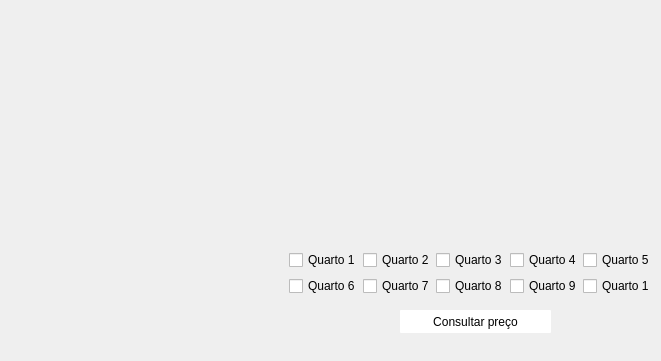
<?xml version="1.0" encoding="UTF-8"?>
<ui version="4.0">
 <class>quartos</class>
 <widget class="QDialog" name="quartos">
  <property name="geometry">
   <rect>
    <x>0</x>
    <y>0</y>
    <width>661</width>
    <height>361</height>
   </rect>
  </property>
  <property name="windowTitle">
   <string>Dialog</string>
  </property>
  <widget class="QPushButton" name="pushButton">
   <property name="geometry">
    <rect>
     <x>400</x>
     <y>310</y>
     <width>151</width>
     <height>23</height>
    </rect>
   </property>
   <property name="styleSheet">
    <string notr="true">background-color:white;
border-radius:1px;</string>
   </property>
   <property name="text">
    <string>Consultar preço</string>
   </property>
  </widget>
  <widget class="QWidget" name="layoutWidget">
   <property name="geometry">
    <rect>
     <x>289</x>
     <y>250</y>
     <width>361</width>
     <height>46</height>
    </rect>
   </property>
   <layout class="QVBoxLayout" name="verticalLayout">
    <item>
     <layout class="QHBoxLayout" name="horizontalLayout">
      <item>
       <widget class="QCheckBox" name="checkBox">
        <property name="styleSheet">
         <string notr="true"/>
        </property>
        <property name="text">
         <string>Quarto 1</string>
        </property>
       </widget>
      </item>
      <item>
       <widget class="QCheckBox" name="checkBox_2">
        <property name="text">
         <string>Quarto 2</string>
        </property>
       </widget>
      </item>
      <item>
       <widget class="QCheckBox" name="checkBox_3">
        <property name="text">
         <string>Quarto 3</string>
        </property>
       </widget>
      </item>
      <item>
       <widget class="QCheckBox" name="checkBox_4">
        <property name="text">
         <string>Quarto 4</string>
        </property>
       </widget>
      </item>
      <item>
       <widget class="QCheckBox" name="checkBox_5">
        <property name="text">
         <string>Quarto 5</string>
        </property>
       </widget>
      </item>
     </layout>
    </item>
    <item>
     <layout class="QHBoxLayout" name="horizontalLayout_2">
      <item>
       <widget class="QCheckBox" name="checkBox_6">
        <property name="text">
         <string>Quarto 6</string>
        </property>
       </widget>
      </item>
      <item>
       <widget class="QCheckBox" name="checkBox_7">
        <property name="text">
         <string>Quarto 7</string>
        </property>
       </widget>
      </item>
      <item>
       <widget class="QCheckBox" name="checkBox_8">
        <property name="text">
         <string>Quarto 8</string>
        </property>
       </widget>
      </item>
      <item>
       <widget class="QCheckBox" name="checkBox_9">
        <property name="text">
         <string>Quarto 9</string>
        </property>
       </widget>
      </item>
      <item>
       <widget class="QCheckBox" name="checkBox_10">
        <property name="text">
         <string>Quarto 10</string>
        </property>
       </widget>
      </item>
     </layout>
    </item>
   </layout>
  </widget>
  <widget class="QLabel" name="label">
   <property name="geometry">
    <rect>
     <x>0</x>
     <y>0</y>
     <width>661</width>
     <height>361</height>
    </rect>
   </property>
   <property name="text">
    <string/>
   </property>
   <property name="pixmap">
    <pixmap resource="recursos.qrc">:/imagens/Imagens/quarto.jpg</pixmap>
   </property>
  </widget>
  <zorder>label</zorder>
  <zorder>pushButton</zorder>
  <zorder>layoutWidget</zorder>
 </widget>
 <resources>
  <include location="recursos.qrc"/>
 </resources>
 <connections/>
</ui>
